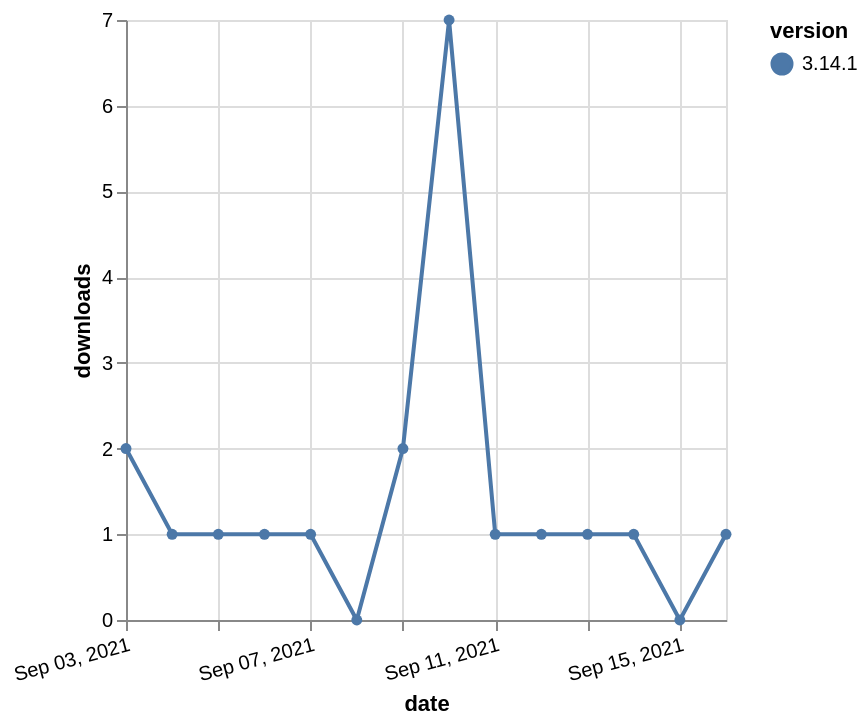

Describe this chart as a Vega-Lite specification.
### Vega-Lite specification from a JSON file in a GitHub repository (floating-point values rounded to 4 significant figures)
{"$schema": "https://vega.github.io/schema/vega-lite/v5.json", "description": "A simple bar chart with embedded data.", "data": {"values": [{"date": "2021-09-03", "total": 627, "delta": 2, "version": "3.14.1"}, {"date": "2021-09-04", "total": 628, "delta": 1, "version": "3.14.1"}, {"date": "2021-09-05", "total": 629, "delta": 1, "version": "3.14.1"}, {"date": "2021-09-06", "total": 630, "delta": 1, "version": "3.14.1"}, {"date": "2021-09-07", "total": 631, "delta": 1, "version": "3.14.1"}, {"date": "2021-09-08", "total": 631, "delta": 0, "version": "3.14.1"}, {"date": "2021-09-09", "total": 633, "delta": 2, "version": "3.14.1"}, {"date": "2021-09-10", "total": 640, "delta": 7, "version": "3.14.1"}, {"date": "2021-09-11", "total": 641, "delta": 1, "version": "3.14.1"}, {"date": "2021-09-12", "total": 642, "delta": 1, "version": "3.14.1"}, {"date": "2021-09-13", "total": 643, "delta": 1, "version": "3.14.1"}, {"date": "2021-09-14", "total": 644, "delta": 1, "version": "3.14.1"}, {"date": "2021-09-15", "total": 644, "delta": 0, "version": "3.14.1"}, {"date": "2021-09-16", "total": 645, "delta": 1, "version": "3.14.1"}]}, "width": "container", "mark": {"type": "line", "point": {"filled": true}}, "encoding": {"x": {"field": "date", "type": "temporal", "timeUnit": "yearmonthdate", "title": "date", "axis": {"labelAngle": -15}}, "y": {"field": "delta", "type": "quantitative", "title": "downloads"}, "color": {"field": "version", "type": "nominal"}, "tooltip": {"field": "delta"}}}
